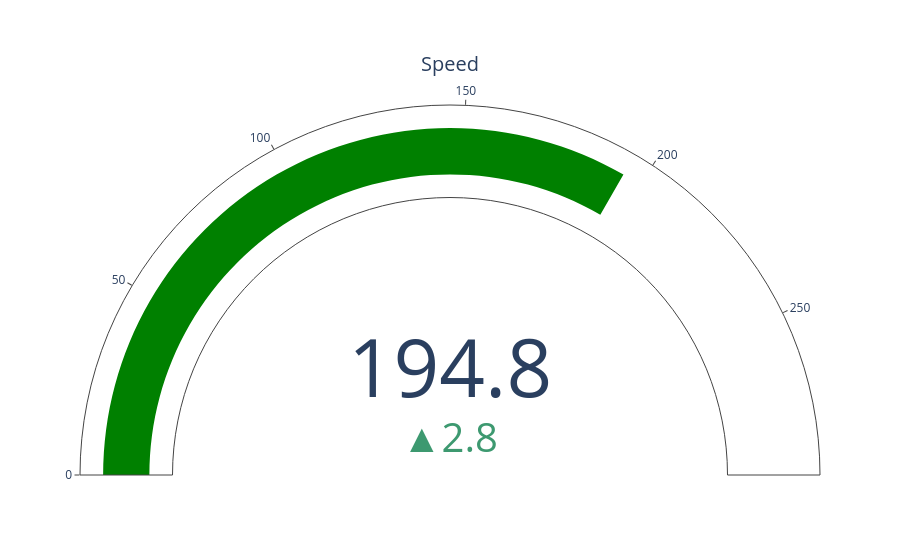

Notebook source saved alongside this figure:
### Code cell
import plotly.graph_objects as go

df = con.execute("""
    SELECT pilot_name, AVG(speed) AS avg_speed, MAX(speed) as max_speed, MIN(speed) as min_speed
    FROM telemetry_view
    GROUP BY pilot_name
    ORDER BY pilot_name
""").df()

print(df)

avg_speed = df.iloc[0]['avg_speed']
speed_stats_lec = df[df['pilot_name'] == 'LECLERC'].iloc[0]



import plotly.graph_objects as go

fig = go.Figure(go.Indicator(
    mode = "gauge+number+delta",
    value = avg_speed,
    delta = {'reference': speed_stats_lec['avg_speed']},
    title = {'text': "Speed"},
    domain = {'x': [0, 1], 'y': [0, 1]}
))

fig.show()

### Figure 1 — Plotly figure (JSON) as saved in the notebook; plotly's stock layout.template omitted (floating-point values rounded to 4 significant figures)
{"data": [{"delta": {"reference": 192.0}, "domain": {"x": [0, 1], "y": [0, 1]}, "mode": "gauge+number+delta", "title": {"text": "Speed"}, "type": "indicator", "value": 194.8}], "layout": {}}
